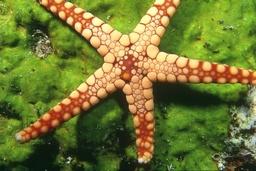
#> input picture test3_3.jpg, 256 x 171 px, shrunk from 481 x 321 before the run
$ jupyter execute watershed.ipynb
#> lines starting #> are read from the running program, lines starting #| are printed output that depends on the picture; after the words box and inside, x2 and y2 are one past the last pixel; in counts of white or black regions, pixels touching at a corner belong together
[cell 1]
import sys
import cv2
import numpy as np
from matplotlib import pyplot as plt

[cell 2]
# 读入图像
img = cv2.imread('test3_3.jpg')
#> img is the input picture: shape (171, 256, 3); mean B, G, R 50.3, 118.7, 113.8
gray = cv2.imread('test3_3.jpg', 0)
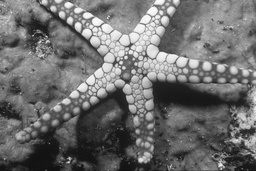
#> gray: shape (171, 256); min 12, max 252, mean 109.5

[cell 3]
def otsu_threshold(image):

    # 计算图像的直方图和总像素数
    histogram, bin_edges = np.histogram(image, bins=256, range=(0, 256))
    total_pixels = image.size

    # 初始化类间方差、最佳阈值和累计变量
    current_max_variance = 0
    optimal_threshold = 0
    sum_total = np.dot(range(256), histogram)  # 所有像素的灰度值总和
    weight_background, sum_background = 0, 0

    # 遍历每个可能的阈值
    for threshold in range(256):
        # 计算背景和前景的权重
        weight_background += histogram[threshold]
        if weight_background == 0:
            continue
        weight_foreground = total_pixels - weight_background
        if weight_foreground == 0:
            break

        # 更新背景的灰度值累加和
        sum_background += threshold * histogram[threshold]

        # 计算背景和前景的均值
        mean_background = sum_background / weight_background
        mean_foreground = (sum_total - sum_background) / weight_foreground

        # 计算类间方差
        inter_class_variance = weight_background * weight_foreground * (mean_background - mean_foreground) ** 2

        # 更新最佳阈值
        if inter_class_variance > current_max_variance:
            current_max_variance = inter_class_variance
            optimal_threshold = threshold

    # 使用最佳阈值生成二值化图像
    binary_image = np.zeros_like(image, dtype=np.uint8)
    binary_image[image > optimal_threshold] = 255

    return binary_image

def morphological_opening(image, kernel, iterations=2):
    """形态学开运算：包括腐蚀和膨胀"""
    for _ in range(iterations):
        image = erosion(image, kernel)
    for _ in range(iterations):
        image = dilation(image, kernel)
    return image

def erosion(image, kernel):
    """腐蚀操作"""
    pad = kernel.shape[0] // 2
    padded_image = np.pad(image, pad, mode='constant')
    output_image = np.zeros_like(image, dtype=np.uint8)
    for i in range(pad, padded_image.shape[0] - pad):
        for j in range(pad, padded_image.shape[1] - pad):
            region = padded_image[i-pad:i+pad+1, j-pad:j+pad+1]
            if np.all(region == 255 * kernel):
                output_image[i-pad, j-pad] = 255
    return output_image

def dilation(image, kernel):
    """膨胀操作"""
    pad = kernel.shape[0] // 2
    padded_image = np.pad(image, pad, mode='constant')
    output_image = np.zeros_like(image, dtype=np.uint8)
    for i in range(pad, padded_image.shape[0] - pad):
        for j in range(pad, padded_image.shape[1] - pad):
            region = padded_image[i-pad:i+pad+1, j-pad:j+pad+1]
            if np.any(region == 255):
                output_image[i-pad, j-pad] = 255
    return output_image

def distance_transform(image):
    """距离变换"""
    distance = np.zeros_like(image, dtype=float)
    for i in range(1, image.shape[0] - 1):
        for j in range(1, image.shape[1] - 1):
            if image[i, j] == 255:
                min_dist = min(distance[i-1, j], distance[i+1, j], distance[i, j-1], distance[i, j+1]) + 1
                distance[i, j] = min_dist
    return distance

def connected_components(image):
    """标记连通区域"""
    label = 2  # 起始标签，避免与背景冲突
    labels = np.zeros_like(image, dtype=int)
    for i in range(1, image.shape[0] - 1):
        for j in range(1, image.shape[1] - 1):
            if image[i, j] == 255 and labels[i, j] == 0:
                flood_fill(image, labels, i, j, label)
                label += 1
    return labels

def flood_fill(image, labels, x, y, label):
    """连通区域标记填充"""
    h, w = image.shape
    stack = [(x, y)]
    while stack:
        cx, cy = stack.pop()
        if image[cx, cy] == 255 and labels[cx, cy] == 0:
            labels[cx, cy] = label
            if cx > 0:
                stack.append((cx-1, cy))
            if cx < h - 1:
                stack.append((cx+1, cy))
            if cy > 0:
                stack.append((cx, cy-1))
            if cy < w - 1:
                stack.append((cx, cy+1))

def watershed(img, markers):
    """简单的分水岭算法，带边界检查"""
    h, w = img.shape[:2]
    borders = np.zeros_like(markers, dtype=bool)
    for i in range(1, h - 1):
        for j in range(1, w - 1):
            if markers[i, j] > 0:
                continue
            # 进行边界检查
            neighbors = []
            if i > 0:
                neighbors.append(markers[i-1, j])
            if i < h - 1:
                neighbors.append(markers[i+1, j])
            if j > 0:
                neighbors.append(markers[i, j-1])
            if j < w - 1:
                neighbors.append(markers[i, j+1])

            unique_neighbors = set(neighbors) - {0, -1}
            if len(unique_neighbors) > 1:
                markers[i, j] = -1
                borders[i, j] = True
    img[borders] = [255, 0, 0]  # 用蓝色标记边界
    return img


# 处理步骤
thresh = otsu_threshold(gray)
#> in otsu_threshold, `histogram, bin_edges = np.histogram(image, bins=256, range=(0, 256))`: histogram = 256 values, max 354 at index 108, min 0 at index 0, mean 171; bin_edges = 257 values from 0 to 256
#> in otsu_threshold, `sum_total = np.dot(range(256), histogram)`: sum_total = 4794082
#> the loop in otsu_threshold, `for threshold in range(256):` made 253 passes
#> (weight_background, weight_foreground, sum_background, mean_background, mean_foreground, inter_class_variance, current_max_variance) on pass 13: (2, 43774, 24, 12, 109.5, 832567154.6, 832567154.6)
#> (weight_background, weight_foreground, sum_background, mean_background, mean_foreground, current_max_variance) on passes 14 to 19: (3, 43773, 37, 12.33, 109.5, 1.24e+09), (4, 43772, 51, 12.75, 109.5, 1.64e+09), (8, 43768, 111, 13.88, 109.5, 3.2e+09), (18, 43758, 271, 15.06, 109.6, 7.03e+09), (56, 43720, 917, 16.38, 109.6, 2.13e+10), (147, 43629, 2555, 17.38, 109.8, 5.48e+10)
#> after the loop in otsu_threshold, `for threshold in range(256):`: current_max_variance = 3.73e+12; optimal_threshold = 114; sum_background = 4793326; weight_background = 43776
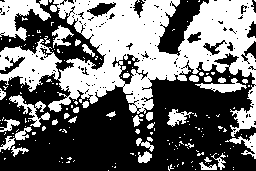
#> thresh: shape (171, 256); 44.3% white; 188 white regions (153 under 20 px), largest, box (x1, y1, x2, y2) and area: (0, 0, 256, 137) 14880, (0, 0, 51, 41) 1070, (9, 95, 50, 127) 384
kernel = np.ones((5, 5), dtype=np.uint8)
opening = morphological_opening(thresh, kernel)
sure_bg = dilation(opening, kernel)
#> in dilation (call 3), `padded_image = np.pad(image, pad, mode='constant')`: padded_image: shape (175, 260); 18.8% white; 8 white regions, largest, box (x1, y1, x2, y2) and area: (94, 2, 178, 80) 3605, (183, 2, 257, 69) 2690, (18, 57, 57, 79) 645
#> after the loop in dilation (call 3), `for i in range(pad, padded_image.shape[0] - pad):`:
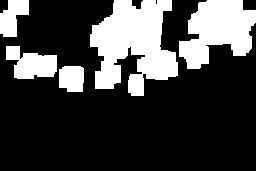
#> output_image: shape (171, 256); 25.7% white; 5 white regions, box (x1, y1, x2, y2) and area: (90, 0, 178, 96) 5397, (179, 0, 256, 69) 3411, (6, 46, 57, 79) 1131, (0, 0, 29, 37) 707, (59, 66, 84, 92) 594
dist_transform = distance_transform(opening)
#> after the loop in distance_transform, `for i in range(1, image.shape[0] - 1):`:
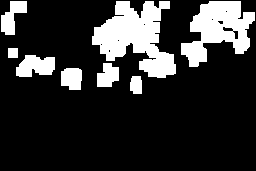
#> distance: shape (171, 256) float64; values 0 (black) and 1 (white), 19.4% white; 8 white regions, largest, box (x1, y1, x2, y2) and area: (92, 1, 176, 78) 3580, (181, 1, 255, 67) 2668, (16, 55, 55, 77) 645
sure_fg = otsu_threshold(dist_transform)
#> the loop in otsu_threshold (call 2), `for threshold in range(256):` made 2 passes
#> (weight_background, weight_foreground, sum_background, mean_background, mean_foreground, inter_class_variance, current_max_variance) on pass 1: (35295, 8481, 0, 0, 1, 299336895, 299336895)
#> (weight_background, weight_foreground) on pass 2: (43776, 0)
sure_fg = sure_fg.astype(np.uint8)
unknown = sure_bg - sure_fg
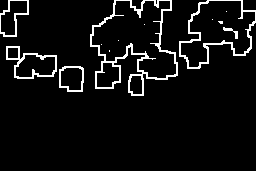
#> unknown: shape (171, 256); 6.3% white in thin lines or dots, all inside (x1, y1, x2, y2) = (0, 0, 256, 96)
markers = connected_components(sure_fg)
#> after the loop in connected_components, `for i in range(1, image.shape[0] - 1):`: label = 10
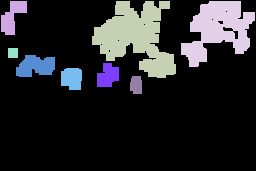
#> markers: shape (171, 256) int64; 9 distinct labels, from 0 to 9; one colour per label, 0 black
markers += 1
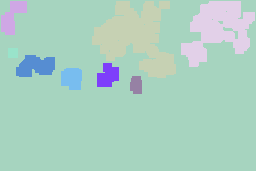
#> markers: shape (171, 256) int64; 9 distinct labels, from 1 to 10; one colour per label, 0 black
markers[unknown == 255] = 0
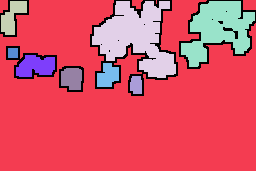
#> markers: shape (171, 256) int64; 10 distinct labels, from 0 to 10; one colour per label, 0 black
segmented_img = watershed(img, markers)  # 将灰度图转换为RGB进行可视化
#> after the loop in watershed, `for i in range(1, h - 1):`: borders: shape (171, 256) bool; every value is 0

# 显示图像
plt.figure(figsize=(10, 6))
plt.subplot(231), plt.imshow(gray, cmap='gray'), plt.title('Original'), plt.xticks([]), plt.yticks([])
plt.subplot(232), plt.imshow(sure_bg, cmap='gray'), plt.title('Sure BG'), plt.xticks([]), plt.yticks([])
plt.subplot(233), plt.imshow(sure_fg, cmap='gray'), plt.title('Sure FG'), plt.xticks([]), plt.yticks([])
plt.subplot(234), plt.imshow(dist_transform, cmap='hot'), plt.title('Distance Transform'), plt.xticks([]), plt.yticks([])
plt.subplot(235), plt.imshow(markers, cmap='nipy_spectral'), plt.title('Markers'), plt.xticks([]), plt.yticks([])
plt.subplot(236), plt.imshow(segmented_img), plt.title('Segmented Image'), plt.xticks([]), plt.yticks([])
plt.show()
#> figure, not shown here; B, G, R data is drawn as R, G, B

[cell 4]
import cv2
import numpy as np
import matplotlib.pyplot as plt

def initialize_centroids(X, k):
    """ 随机选择K个初始中心点 """
    np.random.seed(0)  # 固定随机种子以确保可重复性
    indices = np.random.choice(len(X), k, replace=False)
    return X[indices]

def assign_labels(X, centroids):
    """ 为每个点分配标签，标签为最近的中心点的索引 """
    labels = np.zeros(len(X), dtype=int)
    for i in range(len(X)):
        distances = np.linalg.norm(X[i] - centroids, axis=1)
        labels[i] = np.argmin(distances)
    return labels

def update_centroids(X, labels, k):
    """ 更新中心点位置为对应簇的均值 """
    new_centroids = np.zeros((k, X.shape[1]))
    for i in range(k):
        new_centroids[i] = X[labels == i].mean(axis=0)
    return new_centroids

def kmeans(X, k, max_iters=100):
    """ K均值主算法 """
    centroids = initialize_centroids(X, k)
    for _ in range(max_iters):
        labels = assign_labels(X, centroids)
        new_centroids = update_centroids(X, labels, k)

        # 检查收敛
        if np.all(centroids == new_centroids):
            break

        centroids = new_centroids

    return labels, centroids

def segment_image(image, k):
    """ 使用K均值对图像进行分割 """
    # 将图像从二维数组转换为一维数组
    Z = image.reshape((-1, 3))  # 将图像展平
    Z = Z.astype(np.float32)

    # 执行K均值算法
    labels, _ = kmeans(Z, k)

    # 将标签转换为分割后的图像
    segmented_image = labels.reshape(image.shape[:2])
    return segmented_image

# 读取图像
image = cv2.imread('test3_2.jpg')
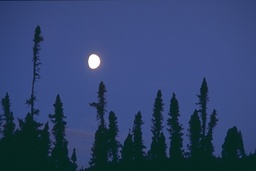
#> input picture test3_2.jpg, 256 x 171 px, shrunk from 481 x 321 before the run
#> image is the input picture: shape (171, 256, 3); mean B, G, R 110, 67.4, 48.4
image_rgb = cv2.cvtColor(image, cv2.COLOR_BGR2RGB)

# 进行分割
k = 4  # 选择分割成3个区域
segmented_image = segment_image(image_rgb, k)
#> in initialize_centroids, `indices = np.random.choice(len(X), k, replace=False)`: indices = [16035, 39224, 4391, 27482]
#> in kmeans, `centroids = initialize_centroids(X, k)`: centroids = [[65, 81, 141], [5, 37, 32], [57, 72, 127], [65, 78, 133]]
#> in segment_image, `segmented_image = labels.reshape(image.shape[:2])`:
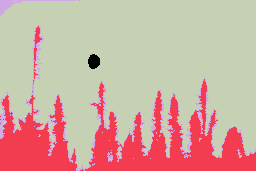
#> segmented_image: shape (171, 256) int64; 4 distinct labels, from 0 to 3; one colour per label, 0 black

# 绘制结果
plt.figure(figsize=(10, 5))
plt.subplot(1, 2, 1)
plt.title("original image")
plt.imshow(image_rgb)
plt.axis('off')

plt.subplot(1, 2, 2)
plt.title(f"Kmeans segmentation (k={k})")
plt.imshow(segmented_image, cmap='tab10')  # 使用colormap来显示分割结果
plt.axis('off')

plt.tight_layout()
plt.show()
